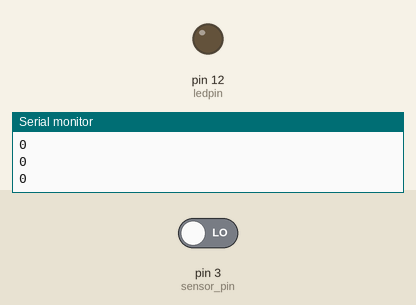
Bench run of a sketch on a simulated Arduino Uno, built with avr-gcc and run on an emulated ATmega328P. Parts: output pins drawn as LEDs (lit = HIGH), the last lines printed to the serial monitor. The test bench sets the inputs (shaded band); at power-on: pin 3 (sensor_pin) LOW.

Above: at 1.4 s.
1.5 s: pin 3 (sensor_pin) driven HIGH
At 2.4 s:
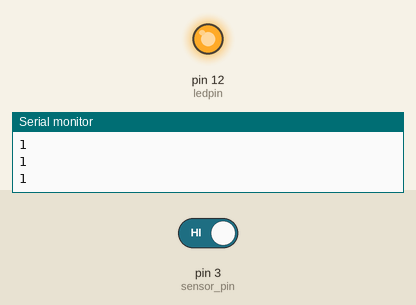
3.0 s: pin 3 (sensor_pin) driven LOW
At 3.5 s:
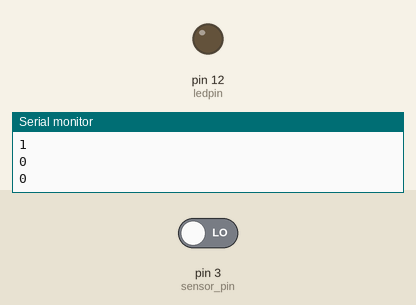
Timing chart, 0 to 6.0 s (numbered marks = the images above; inputs shaded):
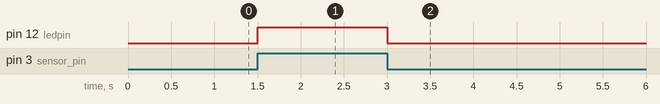

The sketch:

motion_led_blinker.ino
```cpp
const int sensor_pin=3;
const int ledpin=12;
void setup()
{
  Serial.begin(9600);
  pinMode(sensor_pin,INPUT);
  pinMode(ledpin,OUTPUT);
}

void loop()
{
 int sensor_value=digitalRead(sensor_pin);
  Serial.println(sensor_value);
  digitalWrite(ledpin,sensor_value);
  delay(300);
}
```

Measured:
- after the input at 1.5 s, pin 12 (ledpin): LOW → HIGH at once
- after the input at 3.0 s, pin 12 (ledpin): HIGH → LOW at once
